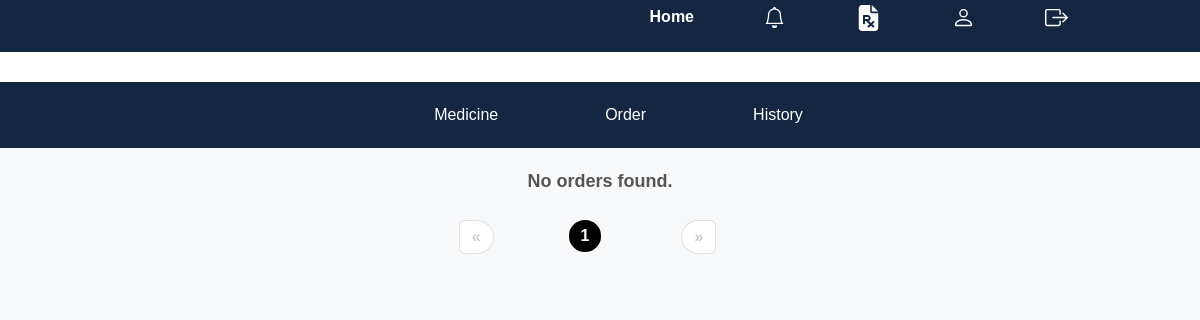
/pharmacy_vieworder (signed in), run on an earlier commit of the app's database.
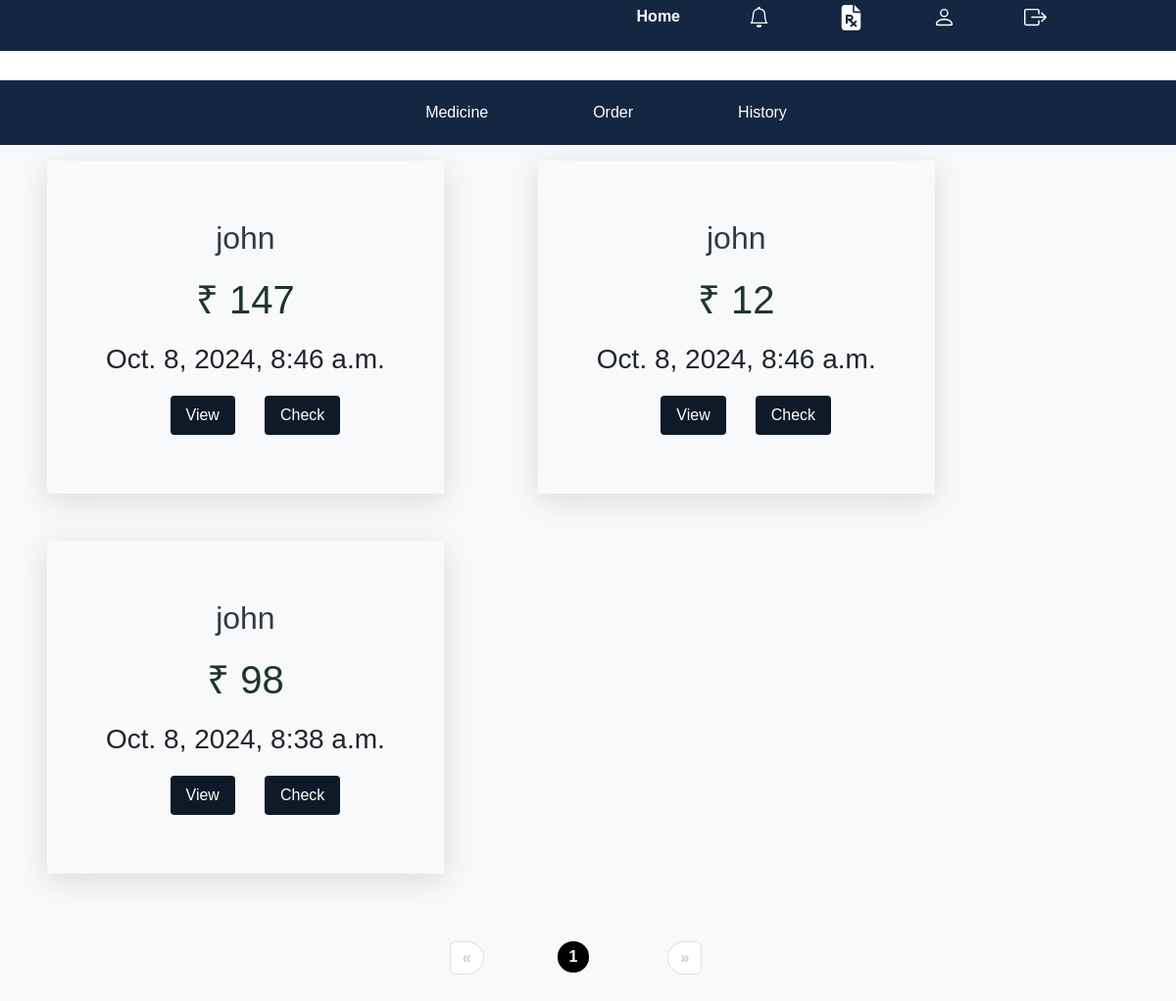
And on a later commit of the database.
### app/models.py (models this page shows, shortened)
class order(models.Model):
    medicine_id = models.ForeignKey(medicine, on_delete=models.CASCADE)
    user_id = models.ForeignKey(CustomeUser, on_delete=models.CASCADE)
    cart_id = models.ForeignKey(cart, on_delete=models.CASCADE, null=True, blank=True)
    price = models.IntegerField(null=True, blank=True)
    order_date = models.DateTimeField(auto_now_add=True)
    PAYMENT_STATUS_CHOICES = [
        ('PENDING', 'Pending'),
        ('CONFIRMED', 'Confirmed'),
        ('FAILED', 'Failed'),
    ]
    status = models.CharField(null=True, blank=True, max_length=100,choices=PAYMENT_STATUS_CHOICES,
        default='PENDING')
    quantity = models.IntegerField(null=True, blank=True)
    payment_status = models.CharField(max_length=100, default='booked')
    total_amount = models.IntegerField(null=True, blank=True)
    delivery_address=models.CharField(max_length=255)

class CustomeUser(AbstractUser):
    age = models.IntegerField(null=True, blank=True)
    dob= models.DateField(null=True, blank=True)
    phone_number = models.IntegerField(null=True, blank=True, unique=True)
    usertype=models.CharField(max_length=200)
    address=models.CharField(null=True,blank=True,max_length=100)
    place=models.CharField(null=True,blank=True,max_length=500)
    status=models.CharField(max_length=100,null=True, blank=True,default='pending')
    license=models.FileField(null=True,blank=True)
    Image=models.FileField(null=True,blank=True)
    certificate = models.FileField(null=True, blank=True)
    contact_name = models.CharField(max_length=255, null=True, blank=True)
    delivery_address=models.CharField(null=True,blank=True,max_length=100)

### app/views.py (the view)
# urls.py: path('pharmacy_vieworder', views.pharmacy_vieworder, name='pharmacy_vieworder'),
def pharmacy_vieworder(request):
    pharmacy_user = CustomeUser.objects.get(id=request.user.id)
    pharmacy_medicines = medicine.objects.filter(pharmacy_id=pharmacy_user)
    Orders = order.objects.filter(medicine_id__in=pharmacy_medicines).order_by('-id')
    items_per_page = 5
    paginator = Paginator(Orders,items_per_page)
    page = request.GET.get('page', 1)
    try:
        Orders = paginator.page(page)
    except PageNotAnInteger:
        Orders = paginator.page(1)
    except EmptyPage:
        Orders = paginator.page(paginator.num_pages)
    context = {
        'Orders': Orders,
        'pharmacy_medicines': pharmacy_medicines
    }
    return render(request, 'pharmacy/userorder_get.html',context)

### template/pharmacy/userorder_get.html (shortened to what this page needs)
{% extends 'pharmacy/homep.html' %}
{% block content %}
{% load static %}
        {% if Orders %}
        <div style="display:flex;flex-wrap: wrap;">
            {% for i in Orders %}
            <div class="divmain mr-5 ml-5 mb-5">
                <div style="padding: 20px; justify-content:space-between;">
                    <h2>{{ i.user_id.username }}</h2>
                    <h1> &#8377 {{ i.total_amount }}</h1>
                    <h3>{{ i.order_date }}</h3>
                    <div style="display: flex;justify-content: center ; margin-top:20px">
                        <a href="{% url 'userorder_view' id=i.id %}"><button type="submit">View</button></a>
                        <a href="{% url 'chek_user_delivery' id=i.id %}"><button type="submit" style="margin-left:30px;">Check</button></a>
                    </div>
                    </div>
            </div>
            {% endfor %}
        </div>
    {% else %}
        <p>No orders found.</p>
    {% endif %}
    <div class="pagination mt-3 d-flex justify-content-center mb-4">
        <ul class="pagination">
            {% if Orders.has_previous %}
                <li class="page-item">
                    <a class="page-link" href="?page={{ Orders.previous_page_number }}" aria-label="Previous">
                        <span aria-hidden="true">&laquo;</span>
                    </a>
                </li>
            {% else %}
                <li class="page-item disabled">
                    <span class="page-link">&laquo;</span>
                </li>
            {% endif %}
            {% for num in Orders.paginator.page_range %}
                {% if Orders.number == num %}
                    <li class="page-item active"><span class="page-link">{{ num }}</span></li>
                {% elif num > Orders.number|add:"-3" and num < Orders.number|add:"3" %}
                    <li class="page-item"><a class="page-link" href="?page={{ num }}">{{ num }}</a></li>
                {% endif %}
            {% endfor %}
            {% if Orders.has_next %}
                <li class="page-item">
                    <a class="page-link" href="?page={{ Orders.next_page_number }}" aria-label="Next">
                        <span aria-hidden="true">&raquo;</span>
                    </a>
                </li>
            {% else %}
                <li class="page-item disabled">
                    <span class="page-link">&raquo;</span>
                </li>
            {% endif %}
        </ul>
    </div>
    {% endblock %}

What changed in the data, as far as the page shows it:
added order: user_id.username "john", total_amount "147", order_date "Oct. 8, 2024, 8:46 a.m."
added order: user_id.username "john", total_amount "12", order_date "Oct. 8, 2024, 8:46 a.m."
added order: user_id.username "john", total_amount "98", order_date "Oct. 8, 2024, 8:38 a.m."
Also different on the page:
text no longer shown: "No orders found."
